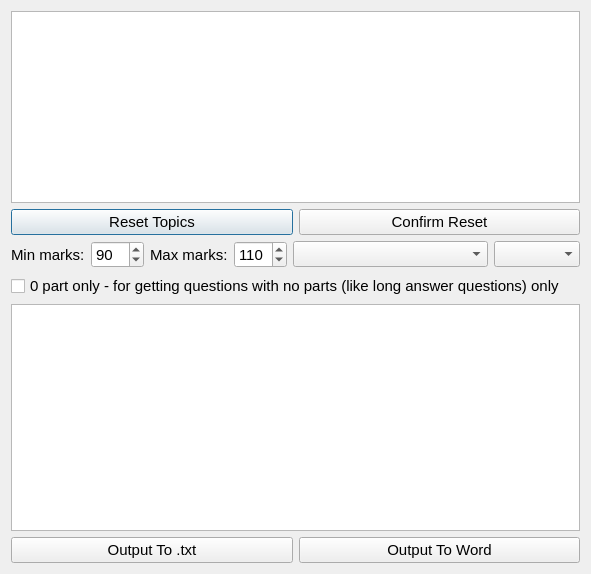
<?xml version="1.0" encoding="UTF-8"?>
<ui version="4.0">
 <class>PaperGenerator</class>
 <widget class="QDialog" name="PaperGenerator">
  <property name="geometry">
   <rect>
    <x>0</x>
    <y>0</y>
    <width>591</width>
    <height>574</height>
   </rect>
  </property>
  <property name="sizePolicy">
   <sizepolicy hsizetype="Preferred" vsizetype="Preferred">
    <horstretch>0</horstretch>
    <verstretch>0</verstretch>
   </sizepolicy>
  </property>
  <property name="font">
   <font>
    <pointsize>11</pointsize>
   </font>
  </property>
  <property name="windowTitle">
   <string>ExamPaperGenerator</string>
  </property>
  <layout class="QVBoxLayout" name="verticalLayout">
   <item>
    <widget class="QTableWidget" name="twSelectTopics">
     <property name="sizePolicy">
      <sizepolicy hsizetype="Expanding" vsizetype="Minimum">
       <horstretch>0</horstretch>
       <verstretch>0</verstretch>
      </sizepolicy>
     </property>
     <property name="font">
      <font>
       <pointsize>12</pointsize>
      </font>
     </property>
    </widget>
   </item>
   <item>
    <layout class="QHBoxLayout" name="horizontalLayout_3">
     <item>
      <widget class="QPushButton" name="pbResetTopics">
       <property name="text">
        <string>Reset Topics</string>
       </property>
      </widget>
     </item>
     <item>
      <widget class="QPushButton" name="pbConfirmResetTopics">
       <property name="text">
        <string>Confirm Reset</string>
       </property>
      </widget>
     </item>
    </layout>
   </item>
   <item>
    <layout class="QHBoxLayout" name="horizontalLayout" stretch="0,0,0,0,1,0">
     <item>
      <widget class="QLabel" name="lMin">
       <property name="text">
        <string>Min marks:</string>
       </property>
      </widget>
     </item>
     <item>
      <widget class="QSpinBox" name="sbMax">
       <property name="minimum">
        <number>10</number>
       </property>
       <property name="maximum">
        <number>150</number>
       </property>
       <property name="value">
        <number>90</number>
       </property>
      </widget>
     </item>
     <item>
      <widget class="QLabel" name="lMax">
       <property name="text">
        <string>Max marks:</string>
       </property>
      </widget>
     </item>
     <item>
      <widget class="QSpinBox" name="sbMin">
       <property name="minimum">
        <number>10</number>
       </property>
       <property name="maximum">
        <number>200</number>
       </property>
       <property name="value">
        <number>110</number>
       </property>
      </widget>
     </item>
     <item>
      <widget class="QComboBox" name="cbComponent"/>
     </item>
     <item>
      <widget class="QComboBox" name="cbLevel"/>
     </item>
    </layout>
   </item>
   <item>
    <widget class="QCheckBox" name="checkBox0Part">
     <property name="text">
      <string>0 part only - for getting questions with no parts (like long answer questions) only</string>
     </property>
    </widget>
   </item>
   <item>
    <widget class="QTextEdit" name="teOutput"/>
   </item>
   <item>
    <layout class="QHBoxLayout" name="horizontalLayout_2">
     <item>
      <widget class="QPushButton" name="pbOutputTxt">
       <property name="text">
        <string>Output To .txt</string>
       </property>
      </widget>
     </item>
     <item>
      <widget class="QPushButton" name="pbOutputToWord">
       <property name="text">
        <string>Output To Word</string>
       </property>
      </widget>
     </item>
    </layout>
   </item>
  </layout>
 </widget>
 <resources/>
 <connections/>
</ui>
